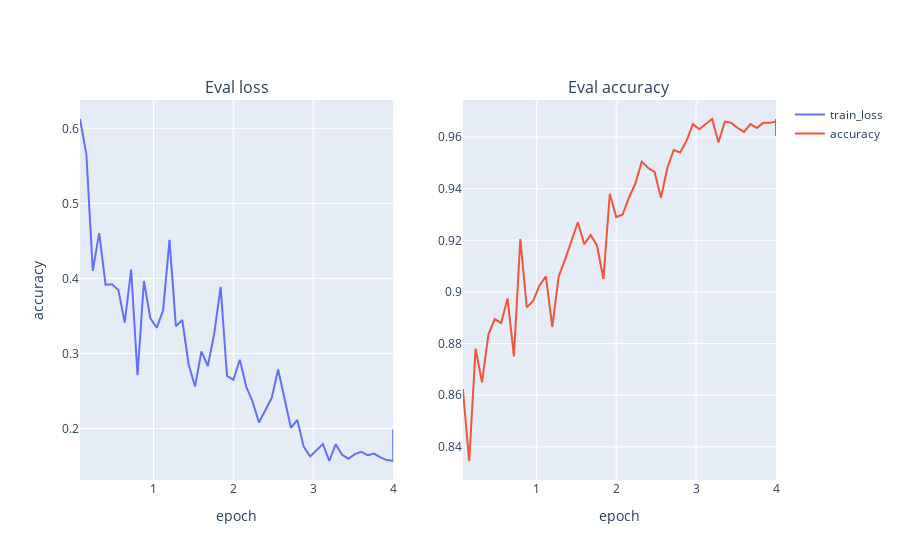

The cell this chart's notebook holds for it:
### Code cell
fig = make_subplots(rows=1, cols=2, subplot_titles=['Eval loss', 'Eval accuracy'])

fig.add_trace(go.Scatter(x=df_train_eval_log['epoch'], y=df_train_eval_log['eval_loss'], name='train_loss'), row=1, col=1)
fig.update_xaxes(title="epoch", row=1, col=1)
fig.update_yaxes(title="loss", row=1, col=1)
fig.add_trace(go.Scatter(x=df_train_eval_log['epoch'], y=df_train_eval_log['eval_accuracy'], name='accuracy'), row=1, col=2)
fig.update_xaxes(title="epoch", row=1, col=2)
fig.update_yaxes(title="accuracy", row=1, col=1)
fig.show()

### Figure 1 — Plotly figure (JSON) as saved in the notebook; plotly's stock layout.template omitted (floating-point values rounded to 4 significant figures)
{"data": [{"name": "train_loss", "type": "scatter", "x": [0.08, 0.16, 0.24, 0.32, 0.4, 0.48, 0.56, 0.64, 0.72, 0.8, 0.88, 0.96, 1.04, 1.12, 1.2, 1.28, 1.36, 1.44, 1.52, 1.6, 1.68, 1.76, 1.84, 1.92, 2, 2.08, 2.16, 2.24, 2.32, 2.4, 2.48, 2.56, 2.64, 2.72, 2.8, 2.88, 2.96, 3.04, 3.12, 3.2, 3.28, 3.36, 3.44, 3.52, 3.6, 3.68, 3.76, 3.84, 3.92, 4, 4, 4], "xaxis": "x", "y": [0.6125, 0.5652, 0.4102, 0.4604, 0.3916, 0.3922, 0.3847, 0.3411, 0.4119, 0.2709, 0.3966, 0.3471, 0.3341, 0.3574, 0.4514, 0.3362, 0.3445, 0.2853, 0.2559, 0.3028, 0.2832, 0.3264, 0.3888, 0.27, 0.2648, 0.2915, 0.2559, 0.2357, 0.2079, 0.2236, 0.2411, 0.2786, 0.2406, 0.2008, 0.2113, 0.1758, 0.1626, 0.1706, 0.1793, 0.1566, 0.1789, 0.1649, 0.1597, 0.1658, 0.1688, 0.1645, 0.1665, 0.1614, 0.1578, 0.1566, 0.1566, 0.1985], "yaxis": "y"}, {"name": "accuracy", "type": "scatter", "x": [0.08, 0.16, 0.24, 0.32, 0.4, 0.48, 0.56, 0.64, 0.72, 0.8, 0.88, 0.96, 1.04, 1.12, 1.2, 1.28, 1.36, 1.44, 1.52, 1.6, 1.68, 1.76, 1.84, 1.92, 2, 2.08, 2.16, 2.24, 2.32, 2.4, 2.48, 2.56, 2.64, 2.72, 2.8, 2.88, 2.96, 3.04, 3.12, 3.2, 3.28, 3.36, 3.44, 3.52, 3.6, 3.68, 3.76, 3.84, 3.92, 4, 4, 4], "xaxis": "x2", "y": [0.8625, 0.8345, 0.878, 0.865, 0.8835, 0.8895, 0.888, 0.8975, 0.875, 0.9205, 0.894, 0.8965, 0.9025, 0.906, 0.8865, 0.906, 0.9125, 0.92, 0.927, 0.9185, 0.922, 0.918, 0.905, 0.938, 0.929, 0.93, 0.9365, 0.942, 0.9505, 0.948, 0.9465, 0.9365, 0.948, 0.955, 0.954, 0.9585, 0.965, 0.963, 0.965, 0.967, 0.958, 0.966, 0.9655, 0.9635, 0.962, 0.965, 0.9635, 0.9655, 0.9655, 0.966, 0.967, 0.9605], "yaxis": "y2"}], "layout": {"annotations": [{"font": {"size": 16}, "showarrow": false, "text": "Eval loss", "x": 0.225, "xanchor": "center", "xref": "paper", "y": 1, "yanchor": "bottom", "yref": "paper"}, {"font": {"size": 16}, "showarrow": false, "text": "Eval accuracy", "x": 0.775, "xanchor": "center", "xref": "paper", "y": 1, "yanchor": "bottom", "yref": "paper"}], "xaxis": {"anchor": "y", "domain": [0, 0.45], "title": {"text": "epoch"}}, "xaxis2": {"anchor": "y2", "domain": [0.55, 1], "title": {"text": "epoch"}}, "yaxis": {"anchor": "x", "domain": [0, 1], "title": {"text": "accuracy"}}, "yaxis2": {"anchor": "x2", "domain": [0, 1]}}}
